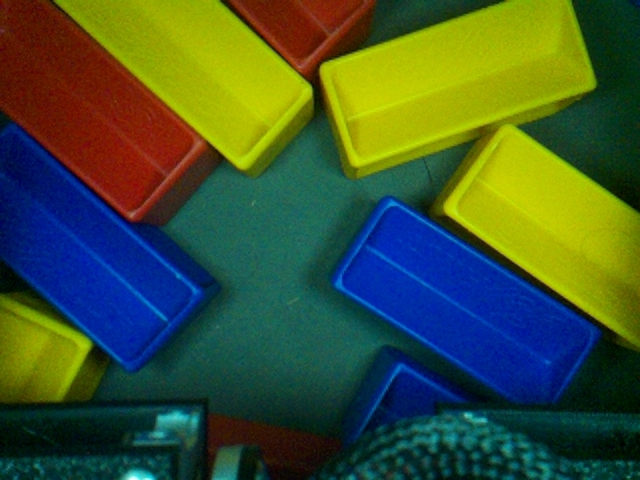
#> input picture nishk04/images/pic142.png, 640 x 480 px
$ python detect.py
#> lines starting #> are read from the running program, lines starting #| are printed output that depends on the picture; after the words box and inside, x2 and y2 are one past the last pixel; in counts of white or black regions, pixels touching at a corner belong together; long printed decimals are rounded
#> further down, img is the input picture: shape (480, 640, 3); mean B, G, R 49.3, 83.8, 62.6
import numpy as np
import cv2
import sys
import math
import os


YELLOW = 0
RED = 1
BLUE = 2

def pickupable(x, y, w, h, angle):
        if w > h:
            w, h = h, w
            angle += 90
        ta = w * h
    # Check if the point is inside the rotated rect
        camMidpoint = (310, 250)
        #Step 1: translate the rect so the center is (0, 0)
        point = (camMidpoint[0] - x, camMidpoint[1] - y)

        # Step 2: rotate everything by -angle around (0, 0)
        theta = np.deg2rad(-angle)
        point = (
            point[0] * np.cos(theta) - point[1] * np.sin(theta),
            point[0] * np.sin(theta) + point[1] * np.cos(theta)
        )
        xprime = point[0]
        yprime = point[1]
        height = 300
        width = 140

        # Step 3: check if the point is within the bounds of the non-rotated rect
        inside = False
        if(xprime > width / 2 or xprime < -width / 2 or yprime > height / 2 or yprime < -height / 2):
            inside = False
        else:
            inside = True

        ratio = h/w
        if ratio < 1.25 or ratio > 2.5:
            inside = False
        if w < 100:
            inside = False

        return inside

def calcRectValues(contour):
    rect = cv2.minAreaRect(contour)
    box = cv2.boxPoints(rect)
    box = np.intp(box)
    cv2.drawContours(img, [box], 0, (255, 0, 255), 2)
    x, y = rect[0]
    w, h = rect[1]
    angle = rect[2]

    if w > h:
        w, h = h, w
        angle += 90
    return x, y, w, h, angle, box


def detect(img, color):

    # samples_found will contain array of 4-tuples of detected samples
    #   (distance to center of img, x coord of sample, y coord, angle)
    # At the end we will return the one closest to the center
    #
#> called with color = 0
    samples_found = []
    rect_vals = []
    # print("color = ", color)

    # convert to hsv
    hsv = cv2.cvtColor(img, cv2.COLOR_BGR2HSV)
#> hsv: shape (480, 640, 3); mean H, S, V 64.2, 230.4, 113.3

    # compute a mask for the color we are looking for
    if color == YELLOW:
        yellow_lower = np.array([20, 100, 100], dtype="uint8")
        yellow_upper = np.array([40, 255, 255], dtype="uint8")
        mask = cv2.inRange(hsv, yellow_lower, yellow_upper)
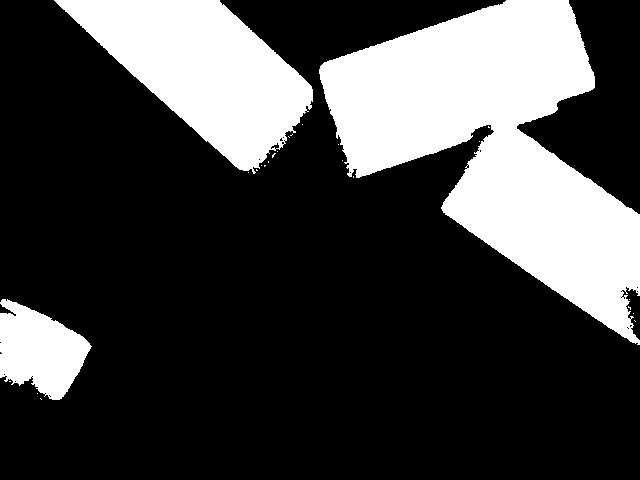
#> mask: shape (480, 640); 26.5% white; 25 white regions (22 under 20 px), largest, box (x1, y1, x2, y2) and area: (319, 0, 640, 345) 52815, (54, 0, 313, 174) 22604, (0, 299, 92, 400) 5971

    if color == RED:
        red_lower = np.array([0, 100, 100], dtype="uint8")
        red_upper = np.array([10, 255, 255], dtype="uint8")
        mask = cv2.inRange(hsv, red_lower, red_upper)

        red_lower = np.array([170, 100, 100], dtype="uint8")
        red_upper = np.array([180, 255, 255], dtype="uint8")
        red_mask2 = cv2.inRange(hsv, red_lower, red_upper)
        mask += red_mask2

    if color == BLUE:
        blue_lower = np.array([100, 100, 100], dtype="uint8") #Changed from 110 to 100 for blue_lower
        blue_upper = np.array([130, 255, 255], dtype="uint8")
        mask = cv2.inRange(hsv, blue_lower, blue_upper)

    # blur the mask to get rid of stray pixels
    mask = cv2.GaussianBlur(mask, (31,31), 0)
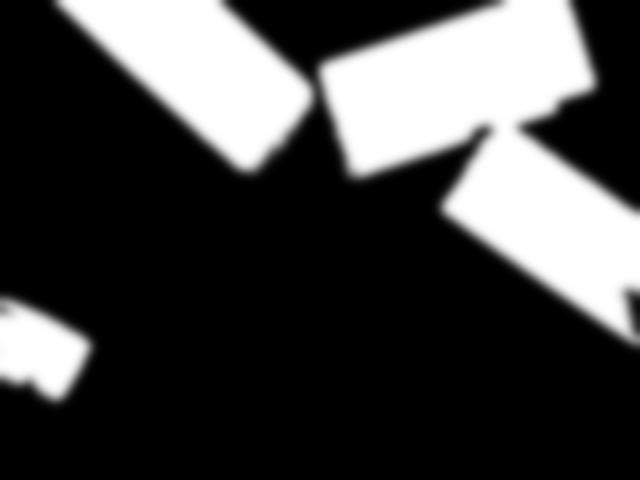
#> mask: shape (480, 640); min 0, max 255, mean 67.6
    _, mask = cv2.threshold(mask, 200, 255, cv2.THRESH_BINARY) #Make any pixel over 200 to 255 and below to 0
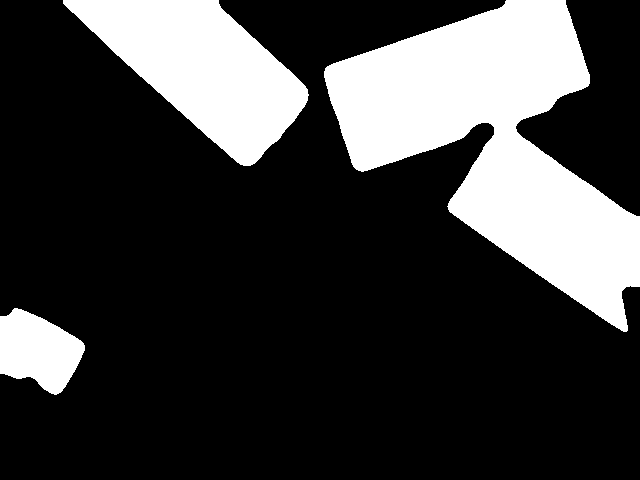
#> mask: shape (480, 640); 24% white; 3 white regions


    # compute the expected size of a sample relative the
    # size of the image.
    height = img.shape[0]
    width = img.shape[1]

    target_h = int(.48 * height)   #  / 480
    target_w = int(.23 * height)   #

    center_x = width / 2
    center_y = height / 2


    # find contours in the mask
    contours, _ = cv2.findContours(mask, cv2.RETR_EXTERNAL, cv2.CHAIN_APPROX_SIMPLE)
#> contours = 3 contours; box (x1, y1, x2, y2) and area: (324, 0, 640, 332) 47496, (63, 0, 309, 166) 20339, (0, 308, 85, 395) 4828

    for c in contours:
        # for each contour, find the min area rectangle around it
        x, y, w, h, angle, box = calcRectValues(c) # Box - 4 points for rect

        # Ratios of the width and height of the detected rectangle
        # to the expected width and height
        ratio_w = w / target_w
        ratio_h = h / target_h

        print("%6.0f %6.0f %6.0f %6.0f %6.2f %6.2f" % (x, y, w, h, ratio_w, ratio_h))

        # if the rectangle is too small, skip
        # We are checking if the ratio is a perfect 1:1 or 0.75
        if ratio_w < .75 or ratio_h < .75:
            continue # Skips to the next iteration

        # if it is "just right", record it in samples_found[]
        if ratio_w > .75 and ratio_w < 1.25 and ratio_h > .75 and ratio_h < 1.25:
            cv2.drawContours(img, [box], 0, (0, 255, 0), 2) # green contour
            rect_vals = [x, y, w, h, angle, box]
            # distance from center of image to center of sample
            dist = math.sqrt((x - center_x)**2 + (y - center_y) **2)
            samples_found.append((dist, x, y, angle))
            continue

        # if the rectangle is too big, draw it in light blue
        cv2.drawContours(img, [box], 0, (255, 255, 0), 2)

        # for big contours (> 1.25), pull of the submask covered by this
        # contour and look further
        submask = np.zeros_like(mask)
        cv2.drawContours(submask, [box], -1, 1, cv2.FILLED)
        submask = submask * mask
        cv2.imshow('submask debug', submask)

        kernel = np.ones((5, 5), np.uint8)
        for _ in range(15):
            # keep eroding until it splits apart
            submask = cv2.erode(submask, kernel)
            sub_contours, _ = cv2.findContours(submask, cv2.RETR_EXTERNAL, cv2.CHAIN_APPROX_SIMPLE)
            if len(sub_contours) <= 1:
                continue

            # test of contours in the subimage
            foundOne = False
            for subc in sub_contours:
                submask = cv2.erode(submask, kernel)
                x, y, w, h, angle, box = calcRectValues(subc)

                rw = w / target_w
                rh = h / target_h

                if rw > 0.5 and rw < 1.2 and rh > 0.5 and rh < 1.2:
                    cv2.drawContours(img, [box], 0, (255, 0, 0), 2) # blue contour
                    rect_vals = [x, y, w, h, angle, box]
                    dist = math.sqrt((x - center_x)**2 + (y - center_y) **2)
                    samples_found.append((dist, x, y, angle))
                    foundOne = True

            # once we have found a good sample, stop eroding
            if foundOne:
                break
#> this loop made 3 passes
#> (ratio_w, ratio_h) on pass 3: (0.988, 1.1)
#> (printed output is left out)
#> pass 2, in detect, `submask = submask * mask`:
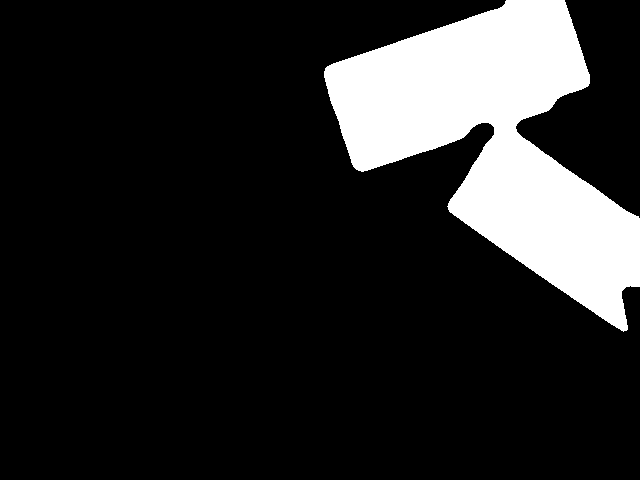
#> submask: shape (480, 640); 15.6% white; 1 white region, box (x1, y1, x2, y2) and area: (324, 0, 640, 332) 48068
#> after the loop:
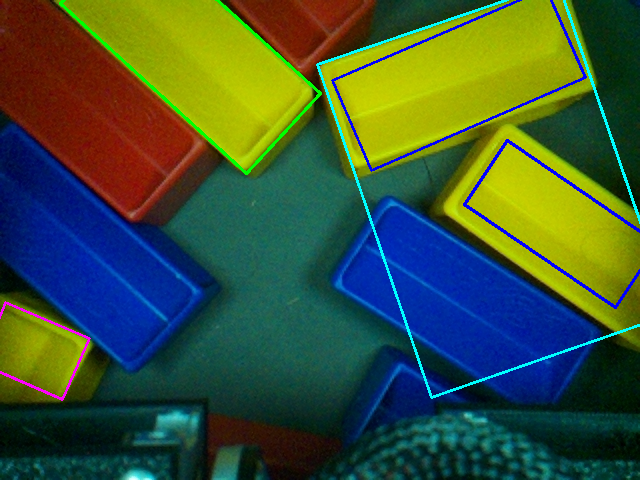
#> img: shape (480, 640, 3); 2.67% of pixels changed, all inside (x1, y1, x2, y2) = (0, 0, 640, 401)
#> after the loop:
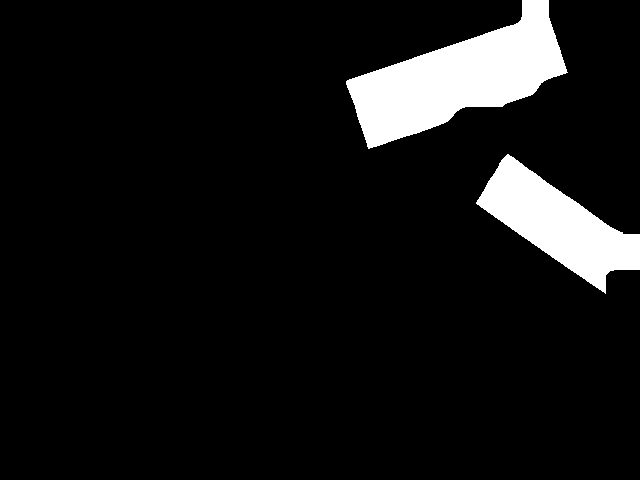
#> submask: shape (480, 640); 8.1% white; 2 white regions, box (x1, y1, x2, y2) and area: (346, 0, 568, 149) 15392, (476, 154, 640, 294) 9597
#> after the loop, samples_found = [(242.1, 561.6, 223.9, -55.78), (212.9, 459.2, 78.95, 66.56), (231.7, 190.1, 48.13, -47.6)]


    cv2.imshow('orig', img)
    cv2.imshow('mask', mask)

    if len(samples_found) == 0:
        return None, None, None
    else:
        # Sort to find the sample closest to the center of the image
        # Return the relative offset of the center of sample
        # converting pixels to inches using target_h = 3.5 inches

        samples_found = sorted(samples_found)
#> samples_found = [(212.9, 459.2, 78.95, 66.56), (231.7, 190.1, 48.13, -47.6), (242.1, 561.6, 223.9, -55.78)]
        x_offset_px = samples_found[0][1] - center_x
#> x_offset_px = 139.2
        y_offset_px = samples_found[0][2] - center_y
#> y_offset_px = -161

        in_per_px = 3.5 / target_h
        x_offset_in = x_offset_px * in_per_px
#> x_offset_in = 2.12
        y_offset_in = y_offset_px * in_per_px
#> y_offset_in = -2.45

        return x_offset_in, y_offset_in, samples_found[0][3], rect_vals


def runPipeline(img, llrobot):
    # First look for a yellow, then look for the team color
    # rectSutff = [x, y, w, h, angle, box]
    try:
        if llrobot[0] > .5:
            xOff, yOff, angle, rectStuff = detect(img, YELLOW) # Use rectStuff to see if the sample is pickupable
#> xOff = 2.12; yOff = -2.45; angle = 66.56; rectStuff = [190.1, 48.13, 108.7, 252.6, -47.6, [[246, 173], [60, 3], [133, -77], [320, 93]]]
            if xOff is not None:
                # isPickupable(x, y, w, h, angle)
                isPickupable = pickupable(rectStuff[0], rectStuff[1], rectStuff[2], rectStuff[3], rectStuff[4])
#> isPickupable = False
                returnType = 2.0 if isPickupable else 1.0
#> returnType = 1
                return np.array([[]]), img, [returnType, xOff, yOff, angle, 0.0, 0.0, 0.0, 0.0]

        if llrobot[1] > .5:
            xOff, yOff, angle, rectStuff = detect(img, RED)
            if xOff is not None:
                isPickupable = pickupable(rectStuff[0], rectStuff[1], rectStuff[2], rectStuff[3], rectStuff[4])
                returnType = 2.0 if isPickupable else 1.0
                return np.array([[]]), img, [returnType, xOff, yOff, angle, 0.0, 0.0, 0.0, 0.0]
        if llrobot[2] > .5:
            xOff, yOff, angle, rectStuff = detect(img, BLUE)
            if xOff is not None:
                isPickupable = pickupable(rectStuff[0], rectStuff[1], rectStuff[2], rectStuff[3], rectStuff[4])
                returnType = 2.0 if isPickupable else 1.0
                return np.array([[]]), img, [returnType, xOff, yOff, angle, 0.0, 0.0, 0.0, 0.0]

        return np.array([[]]), img, [0.0, 0.0, 0.0, 0.0, 0.0, 0.0, 0.0, 0.0]

    except Exception as e:
        raise e
        # return np.array([[]]), img, [0.0, 0.0, 0.0, 0.0, 0.0, 0.0, 0.0, 0.0]

# The detect program only picks out the first number for color given in the llrobot array and the rest are ignored
for img in ["pic142.png"]:
    print(img)
    img = cv2.imread("images/" + img)
    _, _, llpython = runPipeline(img, [1.0, 0.0, 0.0]) # Yellow - Blue - Red
#> llpython = [1, 2.12, -2.45, 66.56, 0, 0, 0, 0]
    print(llpython[:4])
#| [1.0, 2.118, -2.451, 66.562]
    key = cv2.waitKey(0)
#> (key Esc is pressed here)
    cv2.destroyAllWindows()
    if key == 27: # ESC key
        break
# Light Blue Contour - submask rect
# Purple Contour - every contour
# Dark Blue Contour - good contour after erosion
# Green Contour - First try good contour

# Yellow Test Cases to Fix: 109, 104, 113, 122(js move the bobot), 123, 126, 131, 134
# Red Test Cases to Fix: 122
# Blue Test Cases to Fix: none, really

# img = cv2.imread("D:/Gear Up/limelightCV/nishk04/images/pic121.png")
# _, _, llpython = runPipeline(img, [1.0, 1.0, 1.0]) # Yellow - Blue - Red
# print(llpython[:4])
# cv2.waitKey(0)
# cv2.destroyAllWindows()

$ run again, with nishk04/images/pic121.png copied over nishk04/images/pic142.png
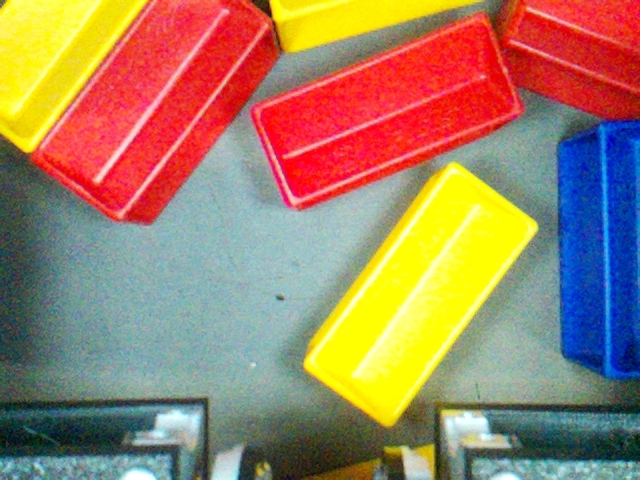
#> input picture nishk04/images/pic121.png, 640 x 480 px
#> img is the input picture: shape (480, 640, 3); mean B, G, R 100.5, 129.4, 160.6
#> hsv: shape (480, 640, 3); mean H, S, V 75.1, 137.9, 186.1
#> in detect, `_, mask = cv2.threshold(mask, 200, 255, cv2.THRESH_BINARY)`:
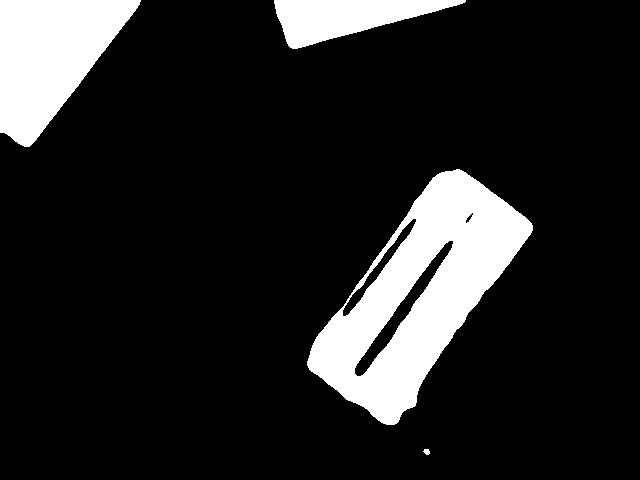
#> mask: shape (480, 640); 13.9% white; 4 white regions
#> contours = 4 contours; box (x1, y1, x2, y2) and area: (307, 169, 533, 425) 27305, (0, 0, 141, 147) 12390, (274, 0, 466, 49) 4933, (423, 449, 430, 455) 22
#> the loop in detect, `for c in contours:` made 4 passes
#> ratio_w on pass 2: 1.09
#> (printed output is left out)
#> after the loop in detect, `for c in contours:`:
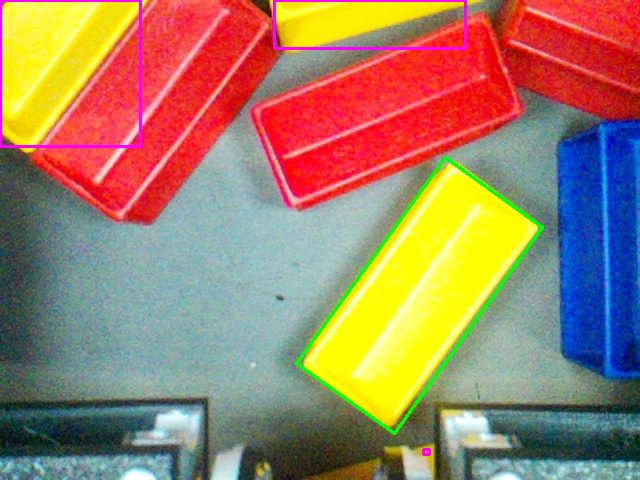
#> img: shape (480, 640, 3); 1.69% of pixels changed, all inside (x1, y1, x2, y2) = (0, 0, 544, 456)
#> after the loop in detect, `for c in contours:`: samples_found = [(114.3, 419.8, 295.6, 35.82)]
#> x_offset_px = 99.81
#> y_offset_px = 55.64
#> x_offset_in = 1.52
#> y_offset_in = 0.847
#> in runPipeline, `xOff, yOff, angle, rectStuff = detect(img, YELLOW)`: xOff = 1.52; yOff = 0.847; angle = 35.82; rectStuff = [419.8, 295.6, 120.2, 254, 35.82, [[394, 433], [296, 363], [445, 157], [542, 227]]]
#> isPickupable = False
#> returnType = 1
#> llpython = [1, 1.52, 0.847, 35.82, 0, 0, 0, 0]
#| [1.0, 1.519, 0.8467, 35.822]

$ run again, with nishk04/images/pic103.png copied over nishk04/images/pic142.png
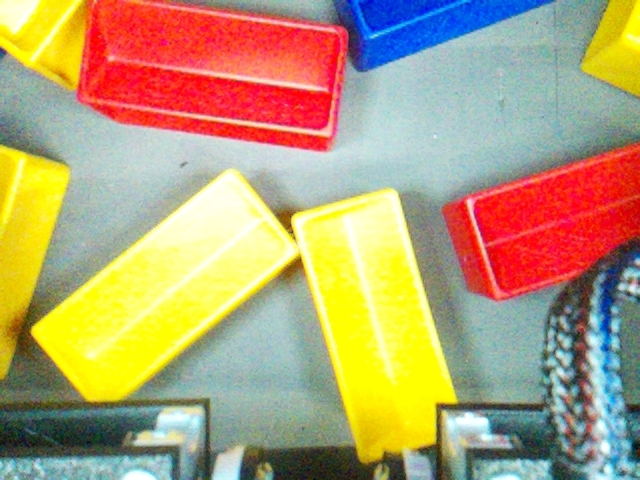
#> input picture nishk04/images/pic103.png, 640 x 480 px
#> img is the input picture: shape (480, 640, 3); mean B, G, R 117.5, 159.9, 180.6
#> hsv: shape (480, 640, 3); mean H, S, V 66.4, 118.3, 200.5
#> in detect, `_, mask = cv2.threshold(mask, 200, 255, cv2.THRESH_BINARY)`:
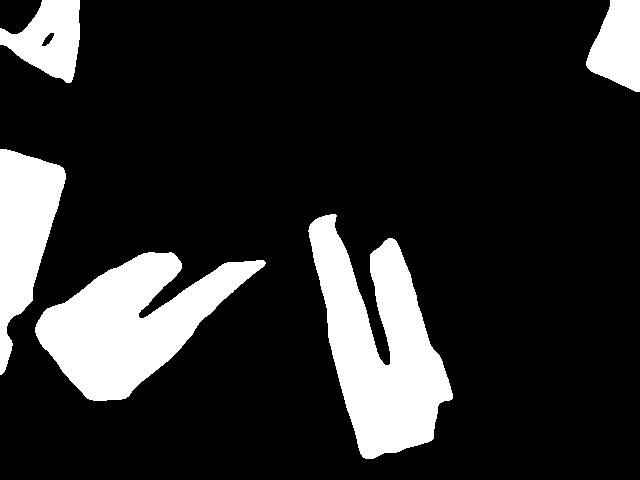
#> mask: shape (480, 640); 16.7% white; 5 white regions
#> contours = 5 contours; box (x1, y1, x2, y2) and area: (308, 214, 453, 459) 18226, (35, 252, 266, 401) 16696, (0, 149, 66, 375) 7900, (0, 0, 80, 83) 4012, (586, 0, 640, 92) 3448
#> the loop in detect, `for c in contours:` made 5 passes
#> ratio_w on pass 1: 1.09
#> (printed output is left out)
#> after the loop in detect, `for c in contours:`:
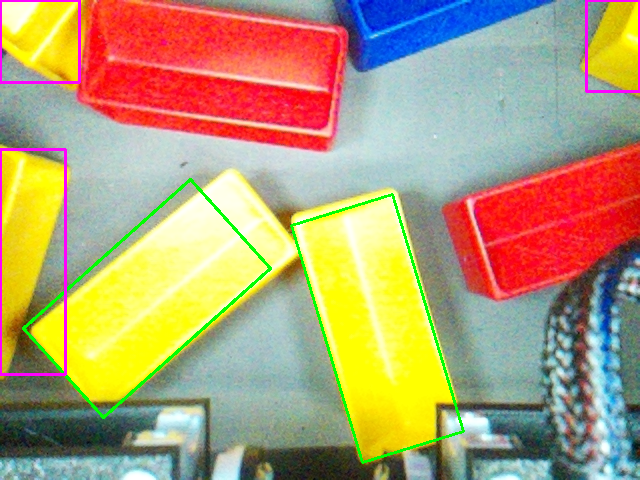
#> img: shape (480, 640, 3); 2.33% of pixels changed, all inside (x1, y1, x2, y2) = (0, 0, 640, 464)
#> after the loop in detect, `for c in contours:`: samples_found = [(182.4, 147.2, 298.4, 48.09), (105.5, 377.6, 328.4, -16.7)]
#> in detect, `samples_found = sorted(samples_found)`: samples_found = [(105.5, 377.6, 328.4, -16.7), (182.4, 147.2, 298.4, 48.09)]
#> x_offset_px = 57.61
#> y_offset_px = 88.37
#> x_offset_in = 0.877
#> y_offset_in = 1.34
#> in runPipeline, `xOff, yOff, angle, rectStuff = detect(img, YELLOW)`: xOff = 0.877; yOff = 1.34; angle = -16.7; rectStuff = [377.6, 328.4, 105.7, 247.4, -16.7, [[362, 462], [291, 225], [392, 194], [463, 431]]]
#> isPickupable = True
#> returnType = 2
#> llpython = [2, 0.877, 1.34, -16.7, 0, 0, 0, 0]
#| [2.0, 0.8767, 1.345, -16.699]
